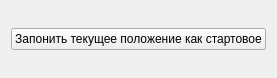
<?xml version="1.0" encoding="UTF-8"?>
<ui version="4.0">
 <class>AdditionControlW</class>
 <widget class="QWidget" name="AdditionControlW">
  <property name="geometry">
   <rect>
    <x>0</x>
    <y>0</y>
    <width>258</width>
    <height>78</height>
   </rect>
  </property>
  <property name="windowTitle">
   <string>Form</string>
  </property>
  <layout class="QGridLayout" name="gridLayout">
   <item row="0" column="0">
    <widget class="QPushButton" name="pushButton">
     <property name="text">
      <string>Запонить текущее положение как стартовое</string>
     </property>
    </widget>
   </item>
  </layout>
 </widget>
 <resources/>
 <connections/>
</ui>
